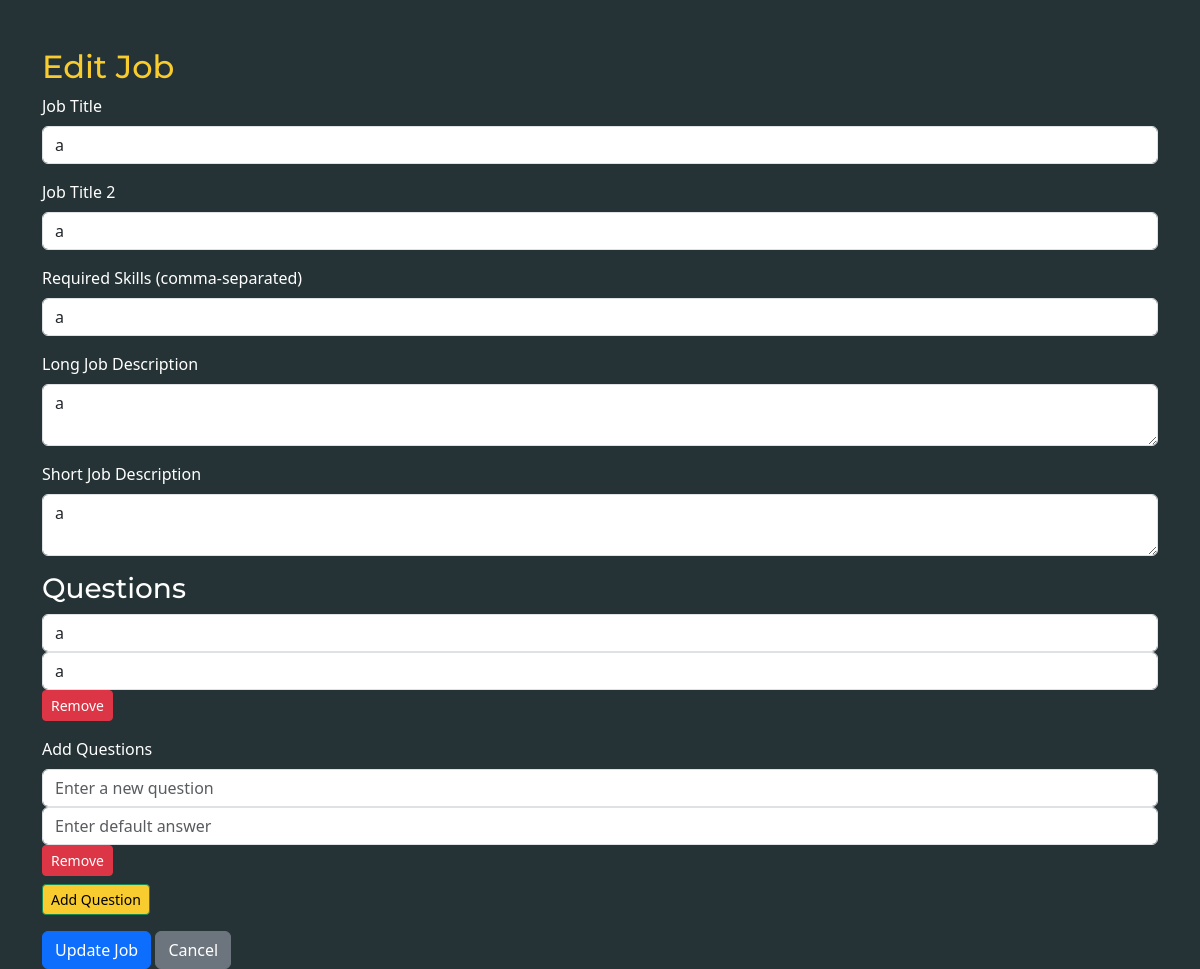
The page /edit_job/3 on the database its author committed.
### app/models.py (models this page shows)
class Job(db.Model):
    __tablename__ = 'job'
    id = db.Column(db.String(500), primary_key=True)
    title = db.Column(db.String(100))
    title_2 = db.Column(db.String(100))
    description = db.Column(db.String(3000))
    short_description = db.Column(db.String(2500))
    skills = db.Column(db.String(1000))

class Question(db.Model):
    __tablename__ = 'question'
    id = db.Column(db.String(500), primary_key=True)
    text = db.Column(db.String(500))
    default_answer = db.Column(db.String(50))
    job_id = db.Column(db.String(500))

### app/routes.py (the view, shortened to what this page needs)
@app.route('/edit_job/<string:job_id>', methods=['GET', 'POST'])
@admin_required
def edit_job(job_id):
    job = Job.query.get(job_id)
    questions = Question.query.filter_by(job_id=job_id).all()
    if request.method == 'GET':
        return render_template('edit_job.html', job=job, questions=questions)

### app/routes.py (called while the page is built)
def admin_required(f):
    @wraps(f)
    def decorated_function(*args, **kwargs):
        user = User.query.filter_by(id=1).first()
        if not user.is_active == 1:
            return abort(401)  # Unauthorized
        return f(*args, **kwargs)
    return decorated_function

### app/templates/edit_job.html (shortened to what this page needs)
<!DOCTYPE html>
<html lang="en">
<head>
    <link href="https://cdn.jsdelivr.net/npm/bootstrap@5.3.0/dist/css/bootstrap.min.css" rel="stylesheet">
    <link href="/static/css/dashboard.css" rel="stylesheet">
</head>
<body>
    <div class="container mt-5">
        <h2>Edit Job</h2>
        <form method="POST" action="{{ url_for('edit_job', job_id=job.id) }}">
            <div class="mb-3">
                <label for="title" class="form-label">Job Title</label>
                <input type="text" class="form-control" id="title" name="title" value="{{ job.title }}" required>
            </div>
            <div class="mb-3">
                <label for="title_2" class="form-label">Job Title 2</label>
                <input type="text" class="form-control" id="title_2" name="title_2" value="{{ job.title_2 }}" required>
            </div>
            <div class="mb-3">
                <label for="skills" class="form-label">Required Skills (comma-separated)</label>
                <input type="text" class="form-control" id="skills" name="skills" value="{{ job.skills }}">
            </div>
            <div class="mb-3">
                <label for="description" class="form-label">Long Job Description</label>
                <textarea class="form-control" id="description" name="description" required>{{ job.description }}</textarea>
            </div>
            <div class="mb-3">
                <label for="short_description" class="form-label">Short Job Description</label>
                <textarea class="form-control" id="short_description" name="short_description" required>{{ job.short_description }}</textarea>
            </div>
            <div class="mb-3">
                <h3 style="color: white;">Questions</h3>
                <div id="existing-questions-container">
                    {% for question in questions %}
                        <div class="existing-question-input mb-2">
                            <input type="text" class="form-control" name="existing_questions[]" value="{{ question.text }}" required>
                            <input type="text" class="form-control" name="existing_default_answers[]" value="{{ question.default_answer }}" placeholder="Enter default answer" required>
                            <button type="button" class="btn btn-danger btn-sm remove-question">Remove</button>
                        </div>
                    {% endfor %}
                </div>
            </div>
            <div class="mb-3">
                <label for="questions" class="form-label">Add Questions</label>
                <div id="questions-container">
                    <div class="question-input mb-2">
                        <input type="text" class="form-control" name="questions[]" placeholder="Enter a new question">
                        <input type="text" class="form-control" name="new_default_answers_1[]" placeholder="Enter default answer" required>
                        <button type="button" class="btn btn-danger btn-sm remove-question">Remove</button>
                    </div>
                </div>
                <button type="button" class="btn btn-success btn-sm" id="add-question">Add Question</button>
            </div>
            <button type="submit" class="btn btn-primary">Update Job</button>
            <a href="{{ url_for('jobs_dashboard') }}" class="btn btn-secondary">Cancel</a>
        </form>
    </div>
</body>
</html>

### app/static/css/dashboard.css (style rules this page uses)
:root { --white-color: #ffffff; --primary-color: #F8CB2E; --secondary-color: #000000; --section-bg-color: #f0f8ff; --custom-btn-bg-color: #EE5007; --custom-btn-bg-hover-color: #c01f27; --dark-color: #000000; --p-color: #000000; --border-color: #7fffd4; --link-hover-color: #B22727; --inuka-color: #253336; --inuka-blue: #82b4c3; --body-font-family: 'Montserrat', sans-serif; --h1-font-size: 74px; --h2-font-size: 46px; --h3-font-size: 32px; --h4-font-size: 28px; --h5-font-size: 24px; --h6-font-size: 22px; --p-font-size: 18px; --btn-font-size: 14px; --copyright-font-size: 16px; --border-radius-large: 100px; --border-radius-medium: 20px; --border-radius-small: 10px; --font-weight-light: 300; --font-weight-normal: 400; --font-weight-bold: 700; }
body { background-color: #253336; }
h2 { color: #F8CB2E; font-family: 'Montserrat', sans-serif; }
label { color: white; }
h3 { color: #F8CB2E; font-family: 'Montserrat', sans-serif; }
h3,h5,h4 { color: white; font-family: 'Montserrat', sans-serif; }
.btn-success { background-color: var(--primary-color); color: black; }

### rows shown on the page
Job: title "a", title_2 "a", skills "a", description "a", short_description "a"
Question: text "a", default_answer "a"
